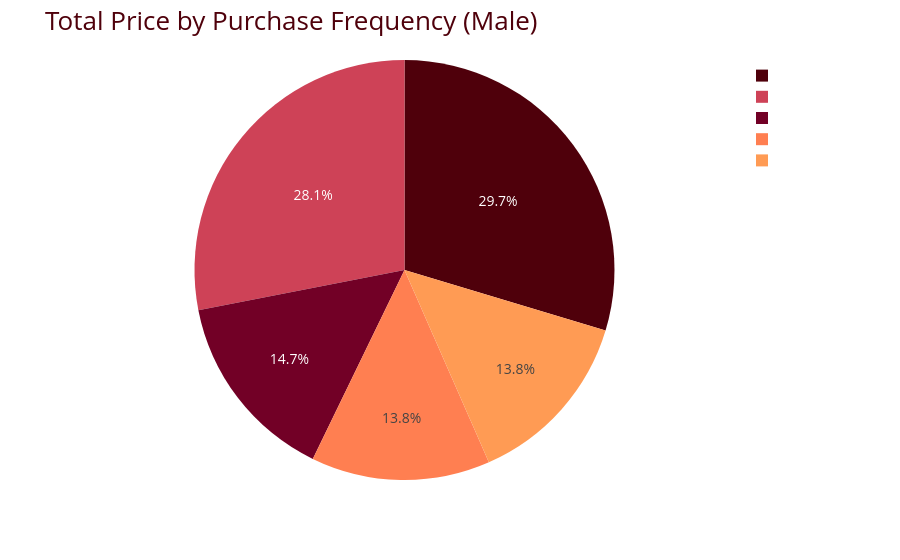

The notebook cell this image was saved under:
### Code cell
palette = ["#4f000b", "#ce4257", "#720026", "#ff7f51", "#ff9b54"]

Fr_Of_Purchases_M = df[df["Gender"] == "M"].groupby("Frequency of Purchases")["Price(USD)"].sum()
Fr_Of_Purchases_M = Fr_Of_Purchases_M.sort_values(ascending=False)

pv = Fr_Of_Purchases_M.reset_index()
pv.columns = ["Frequency of Purchases", "Total Price"]

fig = px.pie(
    pv,
    names="Frequency of Purchases",
    values="Total Price",
    color="Frequency of Purchases",
    color_discrete_sequence=palette
)



fig.update_layout(
    title="Total Price by Purchase Frequency (Male)",
    template="plotly_dark",
    title_font=dict(size=26, color=palette[0]),
    font=dict(size=14, color="white"),
    plot_bgcolor="rgba(0,0,0,0)",
    paper_bgcolor="rgba(0,0,0,0)"
)

fig.show()

### Figure 1 — Plotly figure (JSON) as saved in the notebook; plotly's stock layout.template omitted (floating-point values rounded to 4 significant figures)
{"data": [{"customdata": [["Every 3 Months"], ["Bi-Weekly"], ["Annually"], ["Weekly"], ["Monthly"]], "domain": {"x": [0, 1], "y": [0, 1]}, "hovertemplate": "Frequency of Purchases=%{customdata[0]}<br>Total Price=%{value}<extra></extra>", "labels": ["Every 3 Months", "Bi-Weekly", "Annually", "Weekly", "Monthly"], "legendgroup": "", "marker": {"colors": ["#4f000b", "#ce4257", "#720026", "#ff7f51", "#ff9b54"]}, "name": "", "showlegend": true, "type": "pie", "values": [46829, 44306, 23283, 21750, 21722]}], "layout": {"font": {"color": "white", "size": 14}, "legend": {"tracegroupgap": 0}, "margin": {"t": 60}, "paper_bgcolor": "rgba(0,0,0,0)", "piecolorway": ["#4f000b", "#ce4257", "#720026", "#ff7f51", "#ff9b54"], "plot_bgcolor": "rgba(0,0,0,0)", "title": {"font": {"color": "#4f000b", "size": 26}, "text": "Total Price by Purchase Frequency (Male)"}}}
